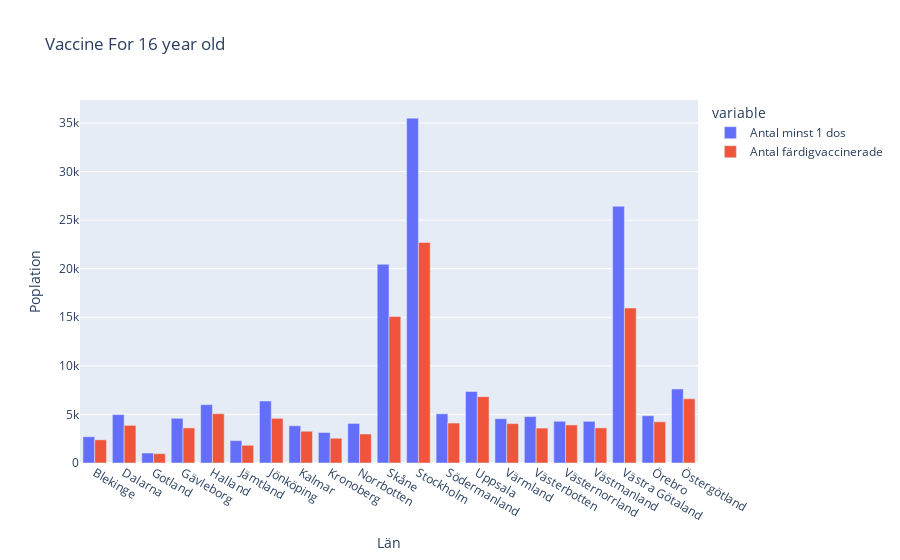

Write notebook code for a chart like this one.
### Code cell
fig2 = px.bar(group_sweetsixteen, x='Län_namn', y=['Antal minst 1 dos','Antal färdigvaccinerade'], barmode="group", title='Vaccine For 16 year old', labels={'Län_namn':'Län','value':'Poplation'})
fig2.show()

### Figure 1 — Plotly figure (JSON) as saved in the notebook; plotly's stock layout.template omitted (floating-point values rounded to 4 significant figures)
{"data": [{"alignmentgroup": "True", "hovertemplate": "variable=Antal minst 1 dos<br>Län=%{x}<br>Poplation=%{y}<extra></extra>", "legendgroup": "Antal minst 1 dos", "marker": {"color": "#636efa", "pattern": {"shape": ""}}, "name": "Antal minst 1 dos", "offsetgroup": "Antal minst 1 dos", "orientation": "v", "showlegend": true, "textposition": "auto", "type": "bar", "x": ["Blekinge", "Dalarna", "Gotland", "Gävleborg", "Halland", "Jämtland", "Jönköping", "Kalmar", "Kronoberg", "Norrbotten", "Skåne", "Stockholm", "Södermanland", "Uppsala", "Värmland", "Västerbotten", "Västernorrland", "Västmanland", "Västra Götaland", "Örebro", "Östergötland"], "xaxis": "x", "y": [2704, 4979, 1026, 4602, 6008, 2303, 6381, 3834, 3142, 4074, 20456, 35496, 5061, 7364, 4561, 4779, 4296, 4290, 26431, 4866, 7621], "yaxis": "y"}, {"alignmentgroup": "True", "hovertemplate": "variable=Antal färdigvaccinerade<br>Län=%{x}<br>Poplation=%{y}<extra></extra>", "legendgroup": "Antal färdigvaccinerade", "marker": {"color": "#EF553B", "pattern": {"shape": ""}}, "name": "Antal färdigvaccinerade", "offsetgroup": "Antal färdigvaccinerade", "orientation": "v", "showlegend": true, "textposition": "auto", "type": "bar", "x": ["Blekinge", "Dalarna", "Gotland", "Gävleborg", "Halland", "Jämtland", "Jönköping", "Kalmar", "Kronoberg", "Norrbotten", "Skåne", "Stockholm", "Södermanland", "Uppsala", "Värmland", "Västerbotten", "Västernorrland", "Västmanland", "Västra Götaland", "Örebro", "Östergötland"], "xaxis": "x", "y": [2387, 3876, 958, 3611, 5074, 1821, 4596, 3270, 2547, 2988, 15085, 22705, 4113, 6829, 4057, 3593, 3916, 3617, 15955, 4246, 6607], "yaxis": "y"}], "layout": {"barmode": "group", "legend": {"title": {"text": "variable"}, "tracegroupgap": 0}, "title": {"text": "Vaccine For 16 year old"}, "xaxis": {"anchor": "y", "domain": [0, 1], "title": {"text": "Län"}}, "yaxis": {"anchor": "x", "domain": [0, 1], "title": {"text": "Poplation"}}}}
